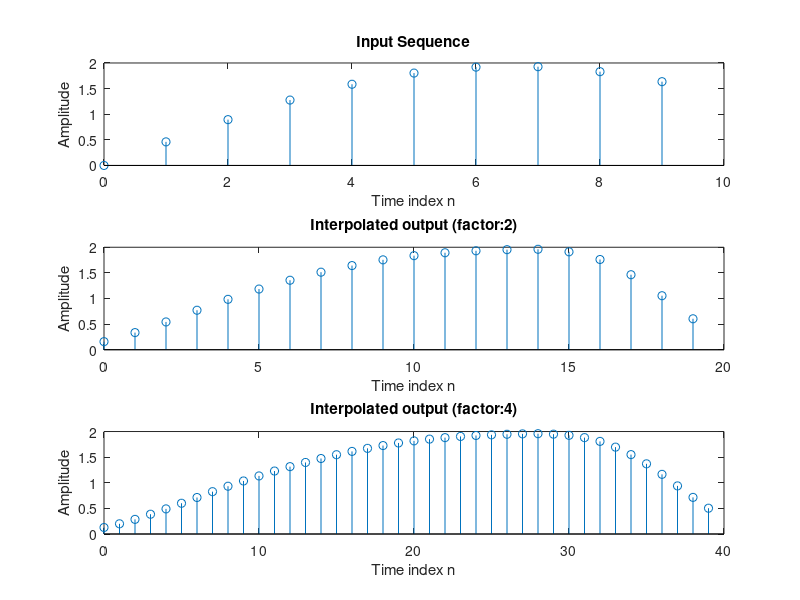

Here is the MATLAB script that generated this plot:
%% Experiment 30

%% Interpolation 
% Illustration of Interpolation process

clc; close all; clear all;
% up sampling factor
L1 = 2;
L2 = 4;
%number of samples
N = 10;

n = 0:N-1; 
x = sin(2*pi*0.043*n) + sin(2*pi*0.031*n);
y = interp(x,L1);
subplot(311),stem(n,x(1:N)),title('Input Sequence'),xlabel('Time index n'),ylabel('Amplitude');
m = 0:(N*L1)-1;
subplot(312),stem(m,y(1:N*L1)),title('Interpolated output (factor:2)'),xlabel('Time index n'),ylabel('Amplitude');
y1 = interp(x,L2);
m1 = 0:(N*L2)-1;
subplot(313),stem(m1,y1(1:N*L2)),title('Interpolated output (factor:4)'),xlabel('Time index n'),ylabel('Amplitude');
%% Conclusion
% MATLAB's inbuilt function interp() interpolated the signal by a factor of
% 2 and 4. Thsi tecnique is often used to rebuild a signal.